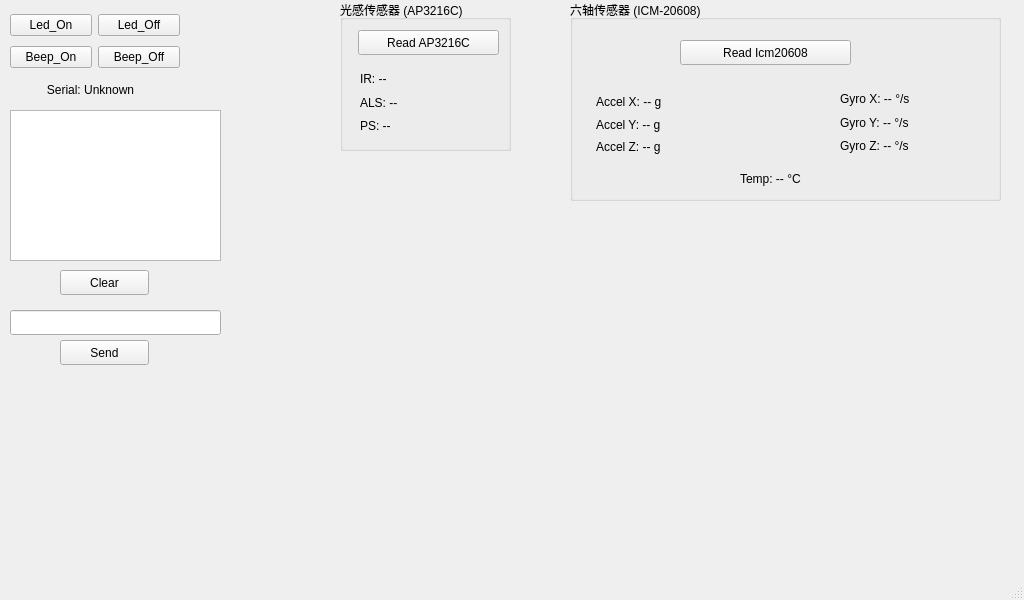
<?xml version="1.0" encoding="UTF-8"?>
<ui version="4.0">
 <class>MainWindow</class>
 <widget class="QMainWindow" name="MainWindow">
  <property name="geometry">
   <rect>
    <x>0</x>
    <y>0</y>
    <width>1024</width>
    <height>600</height>
   </rect>
  </property>
  <property name="minimumSize">
   <size>
    <width>1024</width>
    <height>600</height>
   </size>
  </property>
  <property name="maximumSize">
   <size>
    <width>1024</width>
    <height>600</height>
   </size>
  </property>
  <property name="windowTitle">
   <string>MainWindow</string>
  </property>
  <widget class="QWidget" name="centralwidget">
   <widget class="QLabel" name="SerialStatusLabel">
    <property name="geometry">
     <rect>
      <x>40</x>
      <y>80</y>
      <width>101</width>
      <height>20</height>
     </rect>
    </property>
    <property name="text">
     <string>&lt;html&gt;&lt;head/&gt;&lt;body&gt;&lt;p align=&quot;center&quot;&gt;Serial: Unknown&lt;/p&gt;&lt;/body&gt;&lt;/html&gt;</string>
    </property>
   </widget>
   <widget class="QLineEdit" name="SerialInputlineEdit">
    <property name="geometry">
     <rect>
      <x>10</x>
      <y>310</y>
      <width>211</width>
      <height>25</height>
     </rect>
    </property>
   </widget>
   <widget class="QPlainTextEdit" name="SerialLogEdit">
    <property name="geometry">
     <rect>
      <x>10</x>
      <y>110</y>
      <width>211</width>
      <height>151</height>
     </rect>
    </property>
    <property name="plainText">
     <string/>
    </property>
   </widget>
   <widget class="QPushButton" name="SerialSendButton">
    <property name="geometry">
     <rect>
      <x>60</x>
      <y>340</y>
      <width>89</width>
      <height>25</height>
     </rect>
    </property>
    <property name="text">
     <string>Send</string>
    </property>
   </widget>
   <widget class="QPushButton" name="SerialClearLogButton">
    <property name="geometry">
     <rect>
      <x>60</x>
      <y>270</y>
      <width>89</width>
      <height>25</height>
     </rect>
    </property>
    <property name="text">
     <string>Clear</string>
    </property>
   </widget>
   <widget class="QWidget" name="layoutWidget">
    <property name="geometry">
     <rect>
      <x>10</x>
      <y>10</y>
      <width>170</width>
      <height>62</height>
     </rect>
    </property>
    <layout class="QVBoxLayout" name="verticalLayout">
     <item>
      <layout class="QHBoxLayout" name="horizontalLayout">
       <item>
        <widget class="QPushButton" name="LedOnButton">
         <property name="text">
          <string>Led_On</string>
         </property>
        </widget>
       </item>
       <item>
        <widget class="QPushButton" name="LedOffButton">
         <property name="text">
          <string>Led_Off</string>
         </property>
        </widget>
       </item>
      </layout>
     </item>
     <item>
      <layout class="QHBoxLayout" name="horizontalLayout_2">
       <item>
        <widget class="QPushButton" name="BeepOnButton">
         <property name="text">
          <string>Beep_On</string>
         </property>
        </widget>
       </item>
       <item>
        <widget class="QPushButton" name="BeepOffButton">
         <property name="text">
          <string>Beep_Off</string>
         </property>
        </widget>
       </item>
      </layout>
     </item>
    </layout>
   </widget>
   <widget class="QGroupBox" name="groupBox">
    <property name="geometry">
     <rect>
      <x>340</x>
      <y>0</y>
      <width>171</width>
      <height>151</height>
     </rect>
    </property>
    <property name="title">
     <string>光感传感器 (AP3216C)</string>
    </property>
    <widget class="QPushButton" name="Ap3216cReadButton">
     <property name="geometry">
      <rect>
       <x>18</x>
       <y>30</y>
       <width>141</width>
       <height>25</height>
      </rect>
     </property>
     <property name="text">
      <string>Read AP3216C</string>
     </property>
    </widget>
    <widget class="QWidget" name="">
     <property name="geometry">
      <rect>
       <x>20</x>
       <y>70</y>
       <width>131</width>
       <height>65</height>
      </rect>
     </property>
     <layout class="QVBoxLayout" name="verticalLayout_4">
      <item>
       <widget class="QLabel" name="Ap3216cIrLabel">
        <property name="text">
         <string>IR: --</string>
        </property>
       </widget>
      </item>
      <item>
       <widget class="QLabel" name="Ap3216cAlsLabel">
        <property name="text">
         <string>ALS: --</string>
        </property>
       </widget>
      </item>
      <item>
       <widget class="QLabel" name="Ap3216cPsLabel">
        <property name="text">
         <string>PS: --</string>
        </property>
       </widget>
      </item>
     </layout>
    </widget>
   </widget>
   <widget class="QGroupBox" name="groupBox_2">
    <property name="geometry">
     <rect>
      <x>570</x>
      <y>0</y>
      <width>431</width>
      <height>201</height>
     </rect>
    </property>
    <property name="title">
     <string>六轴传感器 (ICM-20608)</string>
    </property>
    <widget class="QPushButton" name="Icm20608ReadButton">
     <property name="geometry">
      <rect>
       <x>110</x>
       <y>40</y>
       <width>171</width>
       <height>25</height>
      </rect>
     </property>
     <property name="text">
      <string>Read Icm20608</string>
     </property>
    </widget>
    <widget class="QLabel" name="IcmTempLabel">
     <property name="geometry">
      <rect>
       <x>170</x>
       <y>170</y>
       <width>151</width>
       <height>17</height>
      </rect>
     </property>
     <property name="text">
      <string>Temp: -- °C</string>
     </property>
    </widget>
    <widget class="QWidget" name="">
     <property name="geometry">
      <rect>
       <x>26</x>
       <y>94</y>
       <width>141</width>
       <height>61</height>
      </rect>
     </property>
     <layout class="QVBoxLayout" name="verticalLayout_2">
      <item>
       <widget class="QLabel" name="IcmAccelXLabel">
        <property name="text">
         <string>Accel X: -- g</string>
        </property>
       </widget>
      </item>
      <item>
       <widget class="QLabel" name="IcmAccelYLabel">
        <property name="text">
         <string>Accel Y: -- g</string>
        </property>
       </widget>
      </item>
      <item>
       <widget class="QLabel" name="IcmAccelZLabel">
        <property name="text">
         <string>Accel Z: -- g</string>
        </property>
       </widget>
      </item>
     </layout>
    </widget>
    <widget class="QWidget" name="">
     <property name="geometry">
      <rect>
       <x>270</x>
       <y>90</y>
       <width>151</width>
       <height>65</height>
      </rect>
     </property>
     <layout class="QVBoxLayout" name="verticalLayout_3">
      <item>
       <widget class="QLabel" name="IcmGyroXLabel">
        <property name="text">
         <string>Gyro X: -- °/s</string>
        </property>
       </widget>
      </item>
      <item>
       <widget class="QLabel" name="IcmGyroYLabel">
        <property name="text">
         <string>Gyro Y: -- °/s</string>
        </property>
       </widget>
      </item>
      <item>
       <widget class="QLabel" name="IcmGyroZLabel">
        <property name="text">
         <string>Gyro Z: -- °/s</string>
        </property>
       </widget>
      </item>
     </layout>
    </widget>
   </widget>
  </widget>
  <widget class="QMenuBar" name="menubar">
   <property name="geometry">
    <rect>
     <x>0</x>
     <y>0</y>
     <width>1024</width>
     <height>28</height>
    </rect>
   </property>
  </widget>
  <widget class="QStatusBar" name="statusbar"/>
 </widget>
 <resources/>
 <connections/>
</ui>
